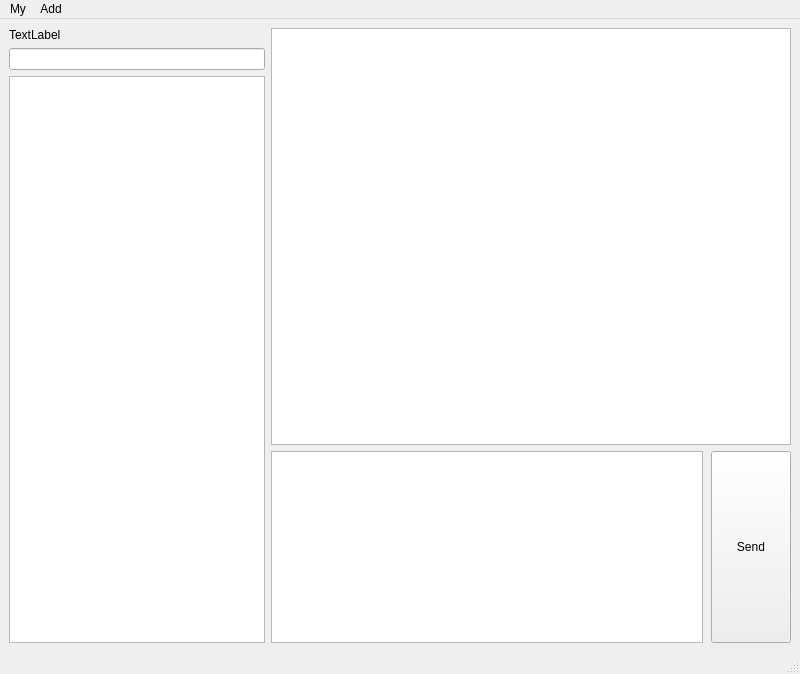
<?xml version="1.0" encoding="UTF-8"?>
<ui version="4.0">
 <class>MainWindow</class>
 <widget class="QMainWindow" name="MainWindow">
  <property name="geometry">
   <rect>
    <x>0</x>
    <y>0</y>
    <width>800</width>
    <height>674</height>
   </rect>
  </property>
  <property name="acceptDrops">
   <bool>false</bool>
  </property>
  <property name="windowTitle">
   <string>YAIM</string>
  </property>
  <property name="windowIcon">
   <iconset resource="../yaim.qrc">
    <normaloff>:/icon/yaim.ico</normaloff>:/icon/yaim.ico</iconset>
  </property>
  <widget class="QWidget" name="centralwidget">
   <layout class="QHBoxLayout" name="horizontalLayout_2" stretch="0,5">
    <item>
     <layout class="QVBoxLayout" name="verticalLayout">
      <item>
       <widget class="QLabel" name="label">
        <property name="sizePolicy">
         <sizepolicy hsizetype="Minimum" vsizetype="Minimum">
          <horstretch>0</horstretch>
          <verstretch>0</verstretch>
         </sizepolicy>
        </property>
        <property name="text">
         <string>TextLabel</string>
        </property>
       </widget>
      </item>
      <item>
       <widget class="QLineEdit" name="lineEdit"/>
      </item>
      <item>
       <widget class="QListView" name="listView">
        <property name="sizePolicy">
         <sizepolicy hsizetype="Maximum" vsizetype="Expanding">
          <horstretch>0</horstretch>
          <verstretch>0</verstretch>
         </sizepolicy>
        </property>
       </widget>
      </item>
     </layout>
    </item>
    <item>
     <layout class="QVBoxLayout" name="verticalLayout_2">
      <item>
       <widget class="QTextBrowser" name="textBrowser">
        <property name="sizePolicy">
         <sizepolicy hsizetype="Expanding" vsizetype="Expanding">
          <horstretch>12</horstretch>
          <verstretch>0</verstretch>
         </sizepolicy>
        </property>
       </widget>
      </item>
      <item>
       <layout class="QHBoxLayout" name="horizontalLayout" stretch="10,1">
        <property name="spacing">
         <number>8</number>
        </property>
        <item>
         <widget class="QTextEdit" name="textEdit">
          <property name="sizePolicy">
           <sizepolicy hsizetype="Minimum" vsizetype="Minimum">
            <horstretch>0</horstretch>
            <verstretch>0</verstretch>
           </sizepolicy>
          </property>
          <property name="layoutDirection">
           <enum>Qt::LeftToRight</enum>
          </property>
         </widget>
        </item>
        <item>
         <widget class="QPushButton" name="pushButton">
          <property name="sizePolicy">
           <sizepolicy hsizetype="Minimum" vsizetype="Minimum">
            <horstretch>0</horstretch>
            <verstretch>0</verstretch>
           </sizepolicy>
          </property>
          <property name="text">
           <string>Send</string>
          </property>
         </widget>
        </item>
       </layout>
      </item>
     </layout>
    </item>
   </layout>
  </widget>
  <widget class="QMenuBar" name="menubar">
   <property name="geometry">
    <rect>
     <x>0</x>
     <y>0</y>
     <width>800</width>
     <height>26</height>
    </rect>
   </property>
   <widget class="QMenu" name="menu">
    <property name="title">
     <string>My</string>
    </property>
    <addaction name="actionMy_QRCode"/>
    <addaction name="actionMy_Info"/>
   </widget>
   <widget class="QMenu" name="menu_2">
    <property name="title">
     <string>Add</string>
    </property>
    <addaction name="actionAdd_Friend"/>
    <addaction name="actionAdd_Group"/>
    <addaction name="actionScan_QRCode"/>
   </widget>
   <addaction name="menu"/>
   <addaction name="menu_2"/>
  </widget>
  <widget class="QStatusBar" name="statusbar"/>
  <action name="actionMy_QRCode">
   <property name="text">
    <string>My QRCode</string>
   </property>
  </action>
  <action name="actionMy_Info">
   <property name="text">
    <string>My Info</string>
   </property>
  </action>
  <action name="actionAdd_Friend">
   <property name="text">
    <string>Add Friend</string>
   </property>
  </action>
  <action name="actionAdd_Group">
   <property name="text">
    <string>Add Group</string>
   </property>
  </action>
  <action name="actionScan_QRCode">
   <property name="text">
    <string>Scan QRCode</string>
   </property>
  </action>
 </widget>
 <resources>
  <include location="../yaim.qrc"/>
 </resources>
 <connections/>
</ui>
